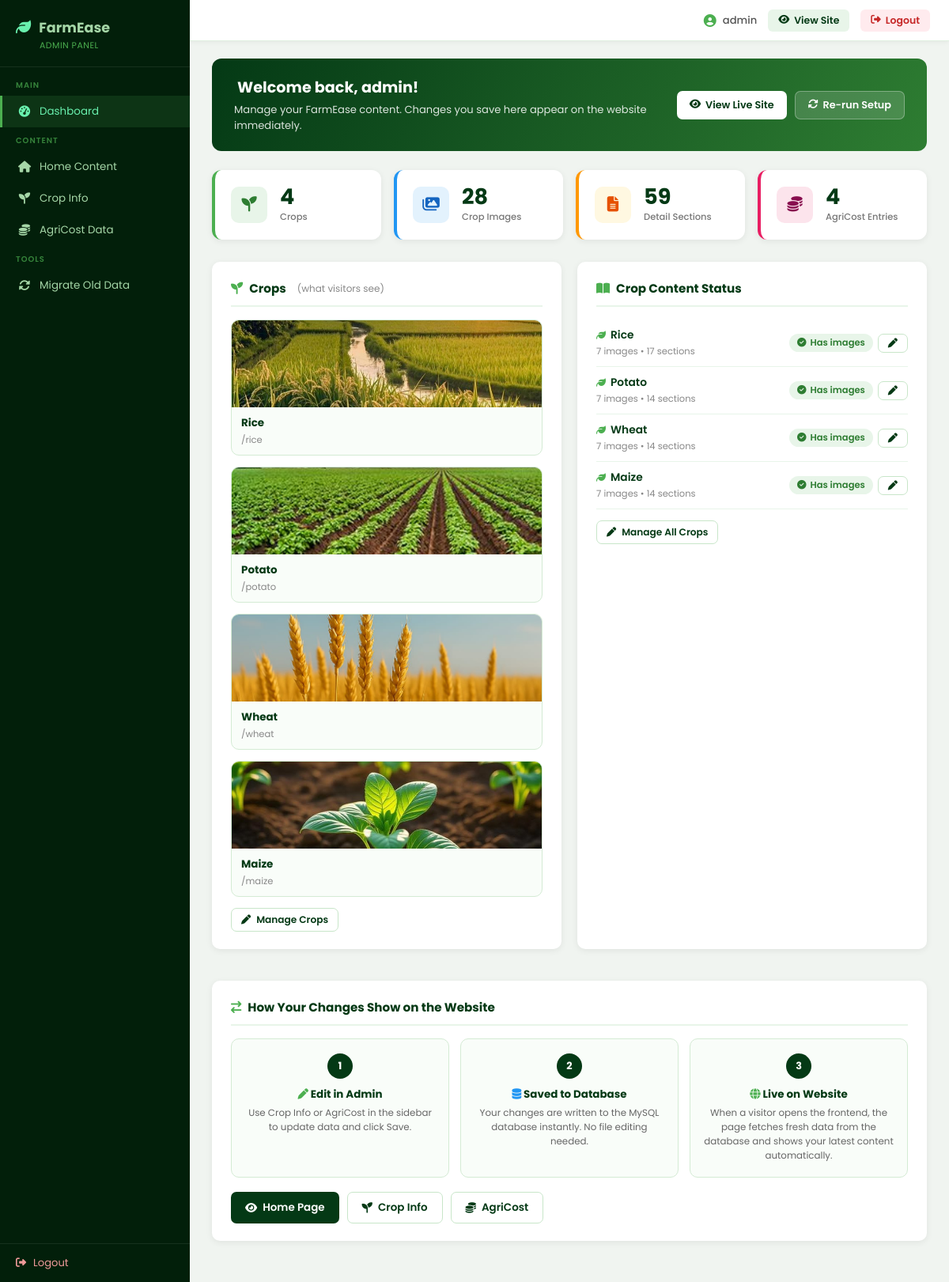
Screenshot of /backend/admin/index.php (signed in) with the database file from the repository.
### tables this page shows
CREATE TABLE `crops` (
  `id` int(11) NOT NULL,
  `slug` varchar(50) NOT NULL,
  `name_en` varchar(100) DEFAULT '',
  `name_ur` varchar(100) DEFAULT '',
  `desc_en` text DEFAULT NULL,
  `desc_ur` text DEFAULT NULL,
  `thumbnail` varchar(255) DEFAULT '',
  `video_1` varchar(100) DEFAULT '',
  `video_2` varchar(100) DEFAULT '',
  `video_3` varchar(100) DEFAULT '',
  `video_4` varchar(100) DEFAULT '',
  `sort_order` int(11) DEFAULT 0
);

### backend/admin/index.php (the view, shortened to what this page needs)
<?php
require_once __DIR__ . '/../config.php';
foreach (['crop_images','crop_sections'] as $tbl) {
    $conn->query("CREATE TABLE IF NOT EXISTS $tbl (id INT AUTO_INCREMENT PRIMARY KEY, crop_id INT NOT NULL) ENGINE=InnoDB DEFAULT CHARSET=utf8mb4");
}
$counts = [];
foreach (['crops', 'agri_cost'] as $t) {
    $r = $conn->query("SELECT COUNT(*) FROM `$t`");
    $counts[$t] = $r ? (int)$r->fetch_row()[0] : 0;
}
$r = $conn->query("SELECT COUNT(*) FROM crop_images"); $counts['crop_images'] = $r ? (int)$r->fetch_row()[0] : 0;
$r = $conn->query("SELECT COUNT(*) FROM crop_sections"); $counts['crop_sections'] = $r ? (int)$r->fetch_row()[0] : 0;
$liveCards = $conn->query("SELECT id, slug, name_en AS name, thumbnail AS image_url FROM crops ORDER BY sort_order, name_en")->fetch_all(MYSQLI_ASSOC);
$dynCrops  = $conn->query("SELECT id, slug, name_en FROM crops ORDER BY sort_order, name_en")->fetch_all(MYSQLI_ASSOC);
$imgCounts = [];
$ir = $conn->query("SELECT crop_id, COUNT(*) as cnt FROM crop_images GROUP BY crop_id");
if ($ir) while ($row = $ir->fetch_assoc()) { $imgCounts[$row['crop_id']] = (int)$row['cnt']; }
$secCounts = [];
$sr = $conn->query("SELECT crop_id, COUNT(*) as cnt FROM crop_sections GROUP BY crop_id");
if ($sr) while ($row = $sr->fetch_assoc()) { $secCounts[$row['crop_id']] = (int)$row['cnt']; }
$admin = $_SESSION['admin_user'] ?? 'Admin';
?>
<!DOCTYPE html>
<html lang="en">
<head>
<?php include __DIR__ . '/partials/head-styles.php'; ?>
</head>
<body>
<div class="layout">
<?php include __DIR__ . '/partials/sidebar.php'; ?>
<main class="content">
  <div class="welcome-bar">
    <div>
      <h2><i class="fa-solid fa-hand-wave"></i> Welcome back, <?= htmlspecialchars($admin) ?>!</h2>
      <p>Manage your FarmEase content. Changes you save here appear on the website immediately.</p>
    </div>
    <div class="welcome-actions">
      <a href="../../frontend/index.php" target="_blank" class="wb-btn wb-btn-white">
        <i class="fa-solid fa-eye"></i> View Live Site
      </a>
      <a href="../setup.php" class="wb-btn wb-btn-ghost">
        <i class="fa-solid fa-rotate"></i> Re-run Setup
      </a>
    </div>
  </div>
  <div class="stats-grid">
    <a href="crop-info.php" class="stat-card">
      <div class="stat-icon"><i class="fa-solid fa-seedling"></i></div>
      <div class="stat-info">
        <div class="stat-num"><?= $counts['crops'] ?></div>
        <div class="stat-label">Crops</div>
      </div>
    </a>
    <a href="crop-info.php" class="stat-card">
      <div class="stat-icon"><i class="fa-solid fa-images"></i></div>
      <div class="stat-info">
        <div class="stat-num"><?= $counts['crop_images'] ?></div>
        <div class="stat-label">Crop Images</div>
      </div>
    </a>
    <a href="crop-info.php" class="stat-card">
      <div class="stat-icon"><i class="fa-solid fa-file-lines"></i></div>
      <div class="stat-info">
        <div class="stat-num"><?= $counts['crop_sections'] ?></div>
        <div class="stat-label">Detail Sections</div>
      </div>
    </a>
    <a href="agri-cost.php" class="stat-card">
      <div class="stat-icon"><i class="fa-solid fa-coins"></i></div>
      <div class="stat-info">
        <div class="stat-num"><?= $counts['agri_cost'] ?></div>
        <div class="stat-label">AgriCost Entries</div>
      </div>
    </a>
  </div>
  <div style="display:grid;grid-template-columns:1fr 1fr;gap:20px;margin-bottom:20px">
    <div class="card">
      <h2><i class="fa-solid fa-seedling"></i> Crops <small style="font-weight:400;color:#888;font-size:.75rem;margin-left:6px">(what visitors see)</small></h2>
      <?php if (empty($liveCards)): ?>
        <p style="color:#999;font-size:.84rem">No crops yet. <a href="crop-info.php?view=new" style="color:#043915">Add the first one →</a></p>
      <?php else: ?>
      <div class="live-grid">
        <?php foreach ($liveCards as $card): ?>
        <div class="live-card">
          <?php if ($card['image_url']): ?>
            <img src="../../frontend/<?= htmlspecialchars($card['image_url']) ?>" alt="">
          <?php else: ?>
            <div style="height:110px;background:#e8f5e9;display:flex;align-items:center;justify-content:center;color:#aaa;font-size:1.5rem"><i class="fa-solid fa-leaf"></i></div>
          <?php endif; ?>
          <div class="live-card-body">
            <h4><?= htmlspecialchars($card['name']) ?></h4>
            <div style="font-size:.72rem;color:#888">/<?= htmlspecialchars($card['slug']) ?></div>
          </div>
        </div>
        <?php endforeach; ?>
      </div>
      <?php endif; ?>
      <div style="margin-top:14px">
        <a href="crop-info.php" class="btn btn-outline btn-sm"><i class="fa-solid fa-pen"></i> Manage Crops</a>
      </div>
    </div>
    <div class="card">
      <h2><i class="fa-solid fa-book-open"></i> Crop Content Status</h2>
      <?php if (empty($dynCrops)): ?>
        <p style="color:#999;font-size:.84rem">No crops yet. <a href="crop-info.php?view=new" style="color:#043915">Add crops →</a></p>
      <?php else: ?>
      <?php foreach ($dynCrops as $c): ?>
      <div class="guide-row">
        <div>
          <div class="guide-name"><i class="fa-solid fa-leaf" style="color:#4caf50;margin-right:6px;font-size:.75rem"></i><?= htmlspecialchars($c['name_en']) ?></div>
          <div style="font-size:.72rem;color:#888;margin-top:2px">
            <?= $imgCounts[$c['id']] ?? 0 ?> images &bull; <?= $secCounts[$c['id']] ?? 0 ?> sections
          </div>
        </div>
        <div style="display:flex;gap:6px;align-items:center">
          <?php if (($imgCounts[$c['id']] ?? 0) > 0): ?>
            <span class="badge badge-ok"><i class="fa-solid fa-circle-check"></i> Has images</span>
          <?php else: ?>
            <span class="badge badge-warn"><i class="fa-solid fa-triangle-exclamation"></i> No images</span>
          <?php endif; ?>
          <a href="crop-info.php?view=edit&id=<?= $c['id'] ?>" class="btn btn-outline btn-sm"><i class="fa-solid fa-pen"></i></a>
        </div>
      </div>
      <?php endforeach; ?>
      <?php endif; ?>
      <div style="margin-top:14px">
        <a href="crop-info.php" class="btn btn-outline btn-sm"><i class="fa-solid fa-pen"></i> Manage All Crops</a>
      </div>
    </div>
  </div>
  <div class="card">
    <h2><i class="fa-solid fa-arrow-right-arrow-left"></i> How Your Changes Show on the Website</h2>
    <div class="flow-steps">
      <div class="flow-step">
        <div class="step-num">1</div>
        <h4><i class="fa-solid fa-pen" style="color:#4caf50"></i> Edit in Admin</h4>
        <p>Use Crop Info or AgriCost in the sidebar to update data and click Save.</p>
      </div>
      <div class="flow-step">
        <div class="step-num">2</div>
        <h4><i class="fa-solid fa-database" style="color:#2196f3"></i> Saved to Database</h4>
        <p>Your changes are written to the MySQL database instantly. No file editing needed.</p>
      </div>
      <div class="flow-step">
        <div class="step-num">3</div>
        <h4><i class="fa-solid fa-globe" style="color:#4caf50"></i> Live on Website</h4>
        <p>When a visitor opens the frontend, the page fetches fresh data from the database and shows your latest content automatically.</p>
      </div>
    </div>
    <div style="margin-top:18px;display:flex;gap:10px;flex-wrap:wrap">
      <a href="../../frontend/index.php" target="_blank" class="btn btn-primary"><i class="fa-solid fa-eye"></i> Home Page</a>
      <a href="../../frontend/crop-info.php" target="_blank" class="btn btn-outline"><i class="fa-solid fa-seedling"></i> Crop Info</a>
      <a href="../../frontend/agri-cost.php" target="_blank" class="btn btn-outline"><i class="fa-solid fa-coins"></i> AgriCost</a>
    </div>
  </div>
</main>
</div>
</body>
</html>

### backend/admin/partials/head-styles.php (shortened to what this page needs)
<link rel="stylesheet" href="https://cdnjs.cloudflare.com/ajax/libs/font-awesome/6.5.0/css/all.min.css">

### backend/admin/partials/sidebar.php
<?php $cur = basename($_SERVER['PHP_SELF']); ?>
<aside class="sidebar">
  <div class="sidebar-logo">
    <div class="logo-wrap">
      <i class="fa-solid fa-leaf"></i>
      FarmEase
    </div>
    <p>Admin Panel</p>
  </div>
  <div class="sidebar-section-label">Main</div>
  <nav>
    <a href="index.php" class="<?= $cur==='index.php' ? 'active' : '' ?>">
      <i class="fa-solid fa-gauge-high"></i> Dashboard
    </a>
    <div class="sidebar-section-label" style="padding-top:10px">Content</div>
    <a href="home-content.php" class="<?= $cur==='home-content.php' ? 'active' : '' ?>">
      <i class="fa-solid fa-house"></i> Home Content
    </a>
    <a href="crop-info.php" class="<?= $cur==='crop-info.php' ? 'active' : '' ?>">
      <i class="fa-solid fa-seedling"></i> Crop Info
    </a>
    <a href="agri-cost.php" class="<?= $cur==='agri-cost.php' ? 'active' : '' ?>">
      <i class="fa-solid fa-coins"></i> AgriCost Data
    </a>
    <div class="sidebar-section-label" style="padding-top:10px">Tools</div>
    <a href="migrate.php" class="<?= $cur==='migrate.php' ? 'active' : '' ?>">
      <i class="fa-solid fa-rotate"></i> Migrate Old Data
    </a>
  </nav>
  <div class="sidebar-footer">
    <a href="../logout.php">
      <i class="fa-solid fa-right-from-bracket"></i> Logout
    </a>
  </div>
</aside>
<div class="admin-topbar">
  <div class="topbar-user">
    <i class="fa-solid fa-circle-user"></i>
    <?= htmlspecialchars($_SESSION['admin_user'] ?? 'Admin') ?>
  </div>
  <a href="../../frontend/index.php" target="_blank" class="topbar-btn topbar-btn-view">
    <i class="fa-solid fa-eye"></i> View Site
  </a>
  <a href="../logout.php" class="topbar-btn topbar-btn-logout">
    <i class="fa-solid fa-right-from-bracket"></i> Logout
  </a>
</div>

### backend/admin/partials/head-styles.php (style rules this page uses)
* { box-sizing: border-box; margin: 0; padding: 0; }
body { font-family: 'Poppins', sans-serif; background: #f0f4f0; color: #222; }
.layout { display: flex; min-height: 100vh; }
.sidebar { width: 240px; background: #021f0a; color: #fff; display: flex; flex-direction: column; flex-shrink: 0; position: fixed; top: 0; left: 0; bottom: 0; z-index: 300; overflow-y: auto; }
.sidebar-logo { padding: 22px 20px 18px; border-bottom: 1px solid rgba(255,255,255,.08); }
.sidebar-logo .logo-wrap { display: flex; align-items: center; gap: 10px; font-size: 1.1rem; font-weight: 700; color: #a5d6a7; margin-bottom: 2px; }
.sidebar-logo .logo-wrap i { color: #69f0ae; font-size: 1.2rem; }
.sidebar-logo p { font-size: .68rem; color: #4caf50; letter-spacing: .5px; text-transform: uppercase; padding-left: 30px; }
.sidebar-section-label { font-size: .62rem; font-weight: 600; color: #4caf50; text-transform: uppercase; letter-spacing: 1px; padding: 16px 20px 6px; opacity: .7; }
.sidebar nav a { display: flex; align-items: center; gap: 11px; padding: 10px 20px; color: #a5d6a7; text-decoration: none; font-size: .84rem; transition: background .15s, color .15s; border-left: 3px solid transparent; }
.sidebar nav a.active { background: rgba(76,175,80,.15); color: #69f0ae; border-left-color: #4caf50; }
.sidebar nav a i { width: 16px; text-align: center; font-size: .9rem; flex-shrink: 0; }
.sidebar-footer { margin-top: auto; padding: 14px 20px; border-top: 1px solid rgba(255,255,255,.08); }
.sidebar-footer a { display: flex; align-items: center; gap: 9px; color: #ef9a9a; text-decoration: none; font-size: .82rem; transition: color .15s; }
.admin-topbar { position: fixed; top: 0; left: 240px; right: 0; height: 52px; background: #fff; border-bottom: 1px solid #e0f0e0; display: flex; align-items: center; justify-content: flex-end; padding: 0 24px; z-index: 200; gap: 14px; box-shadow: 0 1px 6px rgba(0,0,0,.06); }
.topbar-user { display: flex; align-items: center; gap: 8px; font-size: .82rem; color: #555; font-weight: 500; }
.topbar-user i { color: #4caf50; font-size: 1rem; }
.topbar-btn { display: inline-flex; align-items: center; gap: 6px; padding: 5px 13px; border-radius: 6px; font-size: .78rem; font-weight: 600; font-family: 'Poppins', sans-serif; text-decoration: none; transition: background .2s; cursor: pointer; border: none; }
.topbar-btn-view { background: #e8f5e9; color: #043915; }
.topbar-btn-logout { background: #ffebee; color: #c62828; }
.content { flex: 1; margin-left: 240px; padding: 74px 28px 32px; overflow-y: auto; min-width: 0; }
.stats-grid { display: grid; grid-template-columns: repeat(auto-fill, minmax(190px, 1fr)); gap: 16px; margin-bottom: 28px; }
.stat-card { background: #fff; border-radius: 12px; padding: 20px; display: flex; align-items: center; gap: 16px; text-decoration: none; color: inherit; box-shadow: 0 2px 8px rgba(0,0,0,.07); transition: transform .15s, box-shadow .15s; border-left: 4px solid #4caf50; cursor: pointer; }
.stat-icon { width: 46px; height: 46px; border-radius: 10px; display: flex; align-items: center; justify-content: center; font-size: 1.2rem; flex-shrink: 0; }
.stat-num { font-size: 1.7rem; font-weight: 700; color: #043915; line-height: 1; }
.stat-label { font-size: .72rem; color: #777; margin-top: 4px; font-weight: 500; }
.card { background: #fff; border-radius: 10px; padding: 22px 24px; box-shadow: 0 2px 8px rgba(0,0,0,.07); margin-bottom: 20px; }
.card h2 { font-size: .95rem; color: #043915; margin-bottom: 16px; padding-bottom: 10px; border-bottom: 2px solid #e8f5e9; display: flex; align-items: center; gap: 8px; }
.card h2 i { color: #4caf50; }
.btn { padding: 9px 18px; border-radius: 7px; border: none; cursor: pointer; font-size: .84rem; font-weight: 600; font-family: 'Poppins', sans-serif; text-decoration: none; display: inline-flex; align-items: center; gap: 7px; transition: background .2s, transform .15s; }
.btn-primary { background: #043915; color: #fff; }
.btn-outline { background: transparent; color: #043915; border: 1.5px solid #c8e6c9; }
.btn-sm { padding: 5px 12px; font-size: .76rem; }

### rows the page displays
crops: thumbnail (picture), name_en "Rice", slug "rice", id "7", id "17", shows "Has images"
crops: thumbnail (picture), name_en "Potato", slug "potato", id "7", id "14", shows "Has images"
crops: thumbnail (picture), name_en "Wheat", slug "wheat", id "7", id "14", shows "Has images"
crops: thumbnail (picture), name_en "Maize", slug "maize", id "7", id "14", shows "Has images"

### other values shown
$_SESSION['admin_user'] "admin"
$admin "admin"
$counts['crops'] "4"
$counts['crop_images'] "28"
$counts['crop_sections'] "59"
$counts['agri_cost'] "4"
